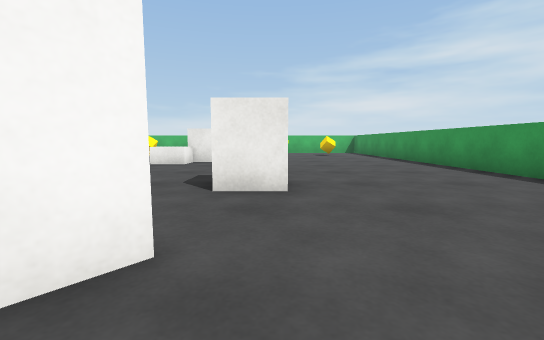
view 1 (above)

17 first-person views from a walk through a scene from a Unity 3-D project. The camera is 0.66 m above the floor, tilts 6° down and sees 90° across. The floor is counted in squares, 1 m on a side. Each view is taken from the middle of a square. On the plan, view 1 faces up. The plan holds only what a view shows up to about 9 squares ahead; the rest is blank. The player is left out. Surface patterns are stand-ins for the level's own textures.

view 2
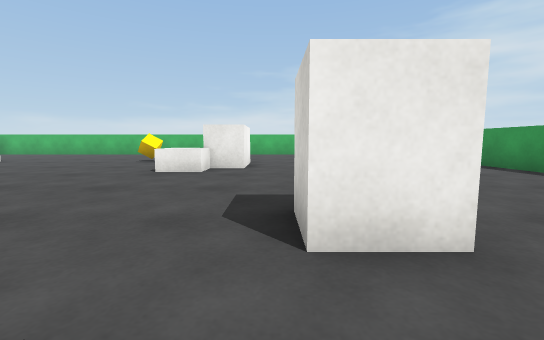

view 3
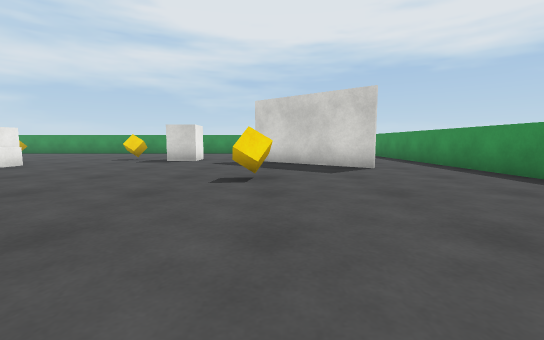

view 4
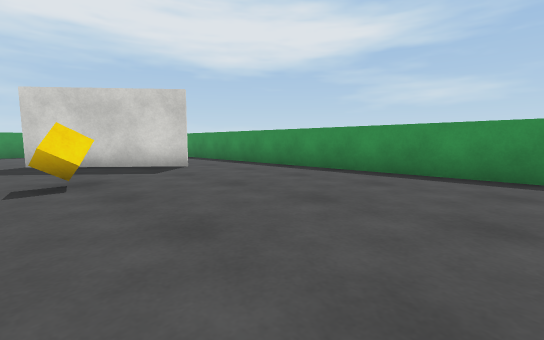

view 5
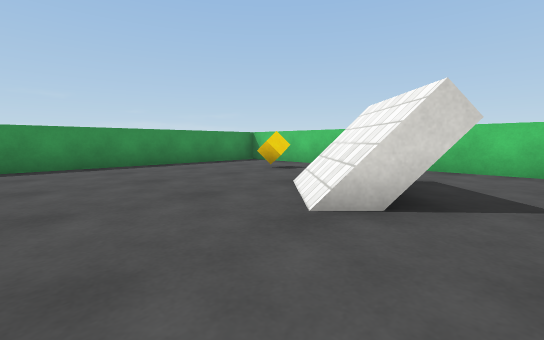

view 6
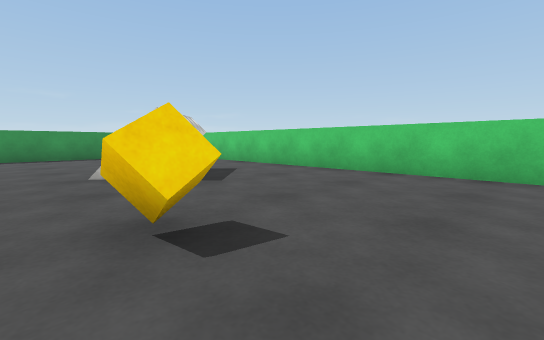

view 7
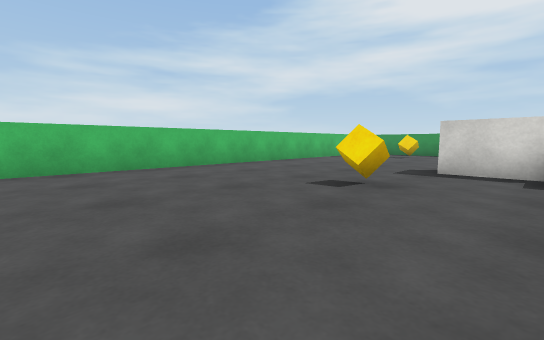

view 8
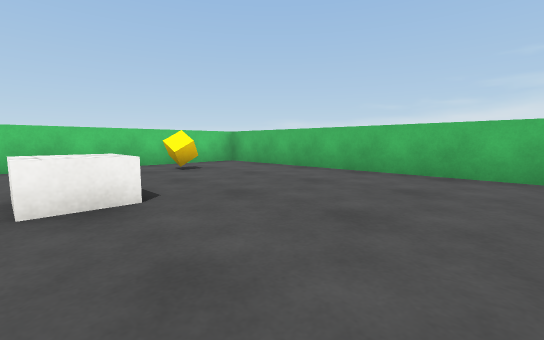

view 9
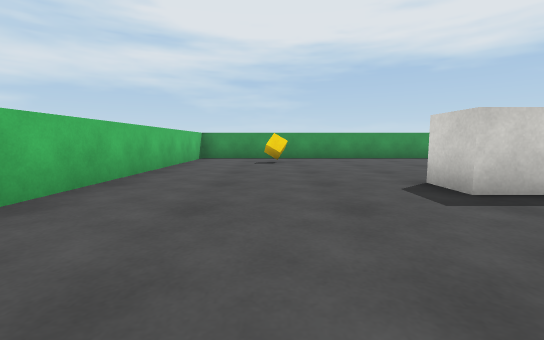

view 10
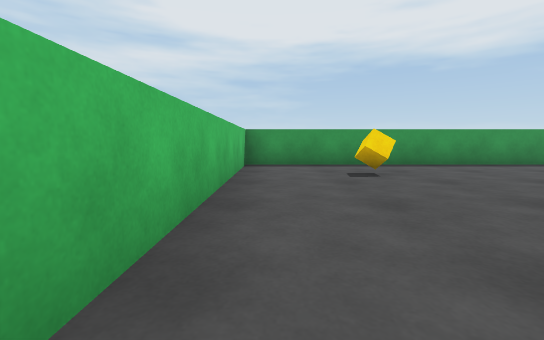

view 11
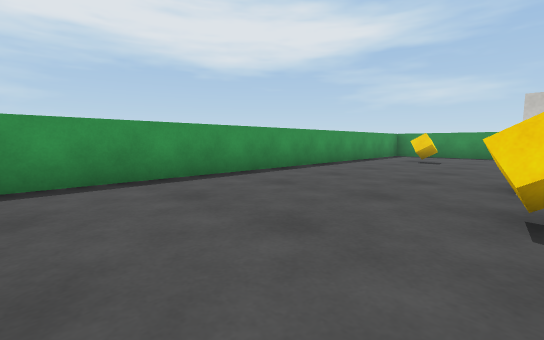

view 12
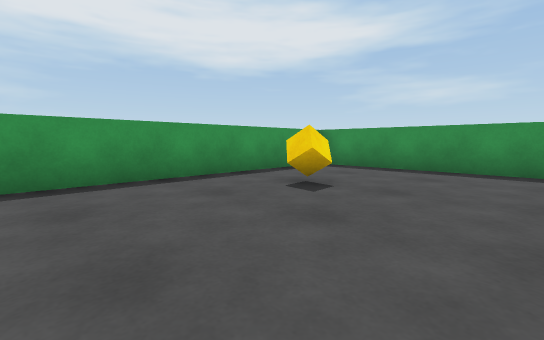

view 13
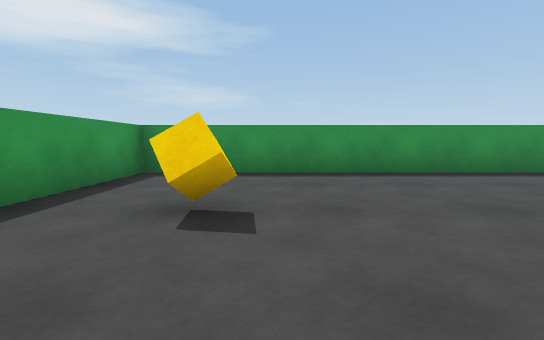

view 14
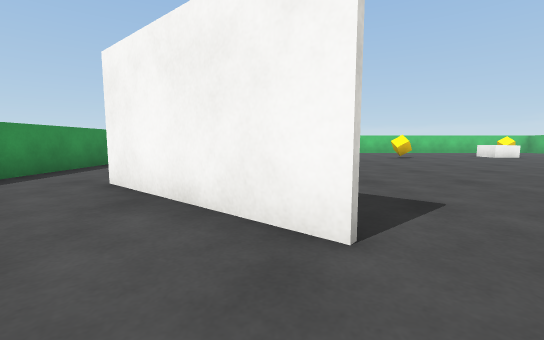

view 15
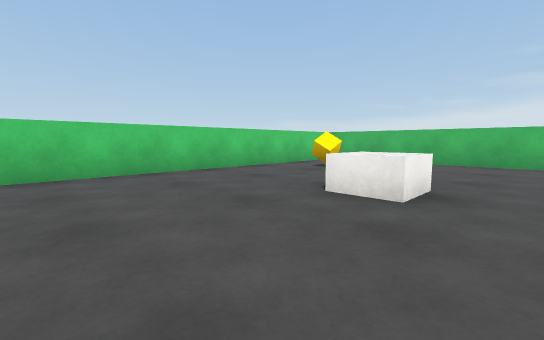

view 16
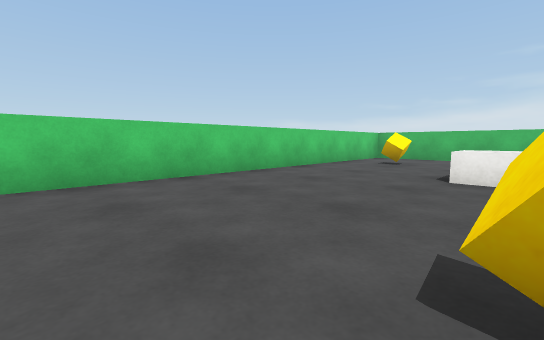

view 17
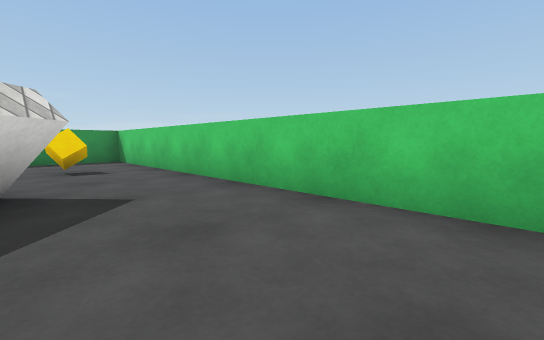

### Floor plan
Points are (right, up) in squares from view 1. A wall is a line through its corners. A room is listed if a view was taken in it or the views show most of it. See-through windows are left out.
Room 1 (views 1, 2, 3, 4, 5, 6, 7, 8, 9, 10, 11, 12, 13, 14, 15, 16, 17)
walls: (-0.6, 1.6) (-3.2, -1.6); (-10.9, 3.3) (-10.1, 2.5); (-3.4, -1.6) (-0.8, 1.6); (-14.7, 15.1) (-14.7, -3.8) (4.7, -3.8) (4.7, 15.7) (-14.1, 15.7)
objects: other object (-13, -1); other object (-13, 13); other object (-11, 10) to (-10, 11); other object (-10, 6); other object (-5, 1); other object (-5, 11); other object (-3, 8) to (-3, 9); block (-2, 9) to (-2, 10); block (-1, 4) to (0, 4); other object (0, 6); other object (3, -1); other object (3, 13)

Positions as (right, up) in squares from view 1, and headings:
1: (0, 0), facing up
2: (-1, 2), facing up
3: (-10, 1), facing right
4: (-10, 2), facing down-right
5: (-8, 4), facing down-left
6: (-9, 8), facing down-left
7: (-9, 9), facing up-right
8: (-7, 10), facing up-left
9: (-6, 13), facing right
10: (-3, 15), facing right
11: (0, 9), facing down-right
12: (0, 3), facing down-right
13: (2, 2), facing down
14: (1, 1), facing left
15: (-9, 7), facing up-left
16: (-10, 5), facing up-left
17: (-12, 6), facing down-left
